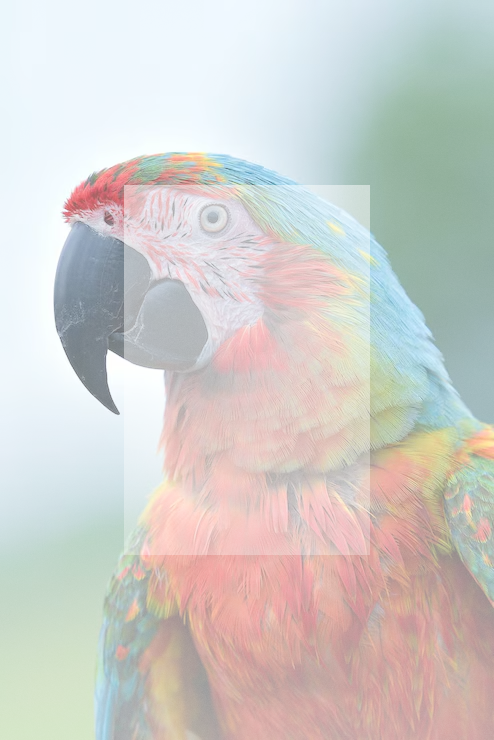
#> input picture backend/uploads/Tota_rgbd.png, 494 x 740 px
$ python -i forensic_analyzer.py   (imports and definitions only)
#> lines starting #> are read from the running program, lines starting #| are printed output that depends on the picture; after the words box and inside, x2 and y2 are one past the last pixel; in counts of white or black regions, pixels touching at a corner belong together
"""
Sherloq-Inspired Image Forensic Analyzer & RGB-D Verification Engine
Complete implementation of all Sherloq forensic inspection tools:
- General & Digest: File Info, Hashes (MD5, SHA1, SHA256, dHash), Hex Dump, Reverse Search
- Metadata & EXIF: Full EXIF tags, Header Structure, GPS Geolocation
- Inspection: Magnifier metrics, Color Channel Histograms
- Details & Filters: Luminance Gradient, Echo Edge Filter, Frequency Split (High/Low)
- Colors: Color Space Conversions (HSV, YCbCr, Lab, CMYK), PCA Color Projection, Pixel Stats
- Noise & Bit Planes: 8 Bit Planes (Bit 0 LSB to Bit 7 MSB), Noise Separation, Block Min/Max Deviation
- JPEG & Tampering: ELA Heatmap, JPEG Quality Estimation, Contrast Comb-Histogram
- RGB-D Gatekeeper: Depth map detection, depth statistics, Inferno heatmap validation
"""

import os
import io
import hashlib
import json
import base64
import numpy as np
from PIL import Image, ImageChops, ImageEnhance, ImageOps, ImageFilter


class ForensicAnalyzer:
    """Complete Sherloq forensic inspection and RGB-D depth validation engine."""

    def __init__(self, upload_folder=None):
        self.upload_folder = upload_folder

    def analyze(self, image_path, depth_image_path=None):
        """
        Runs complete Sherloq forensic analysis suite.
        Returns detailed report containing all analytical modules.
        """
#> called with image_path = '../uploads/Tota_rgbd.png'
        if not os.path.exists(image_path):
            return {'error': 'File not found'}

        img = Image.open(image_path)
#> img is the input picture: PIL image 494x740 RGBA; mean R, G, B, A 151.5, 138.2, 128.9, 120.9
        file_size = os.path.getsize(image_path)

        # 1. Tools & General
        metadata = self._extract_metadata(image_path, img, file_size)
        hashes = self._calculate_hashes(image_path, img)
        hex_dump = self._generate_hex_dump(image_path)

        # 2. Metadata & Geolocation
        exif_info = self._extract_exif_and_gps(img)

        # 3. Colors & Space Conversions
        color_analysis = self._analyze_color_channels(img)
        color_spaces = self._convert_color_spaces(img)
        pca_projection = self._compute_pca_projection(img)

        # 4. Detail & Spatial Filters
        detail_filters = self._compute_detail_filters(img)

        # 5. Noise & Bit Planes
        bit_planes = self._generate_bit_planes(img)
        noise_analysis = self._analyze_noise_and_quality(img)

        # 6. JPEG & Tampering
        ela_b64 = self._generate_ela(img)
        jpeg_info = self._analyze_jpeg_and_contrast(image_path, img)

        # 7. RGB-D Gatekeeper & Depth Inspection
        rgbd_gatekeeper = self._inspect_rgbd(img, image_path, depth_image_path)

        return {
            'status': 'success',
            'filename': os.path.basename(image_path),
            'metadata': metadata,
            'hashes': hashes,
            'hex_dump': hex_dump,
            'exif': exif_info,
            'color_analysis': color_analysis,
            'color_spaces': color_spaces,
            'pca_projection': pca_projection,
            'detail_filters': detail_filters,
            'bit_planes': bit_planes,
            'quality_analysis': noise_analysis,
            'ela_heatmap': ela_b64,
            'jpeg_info': jpeg_info,
            'rgbd_gatekeeper': rgbd_gatekeeper,
        }

    def _extract_metadata(self, path, img, size_bytes):
#> called with path = '../uploads/Tota_rgbd.png', size_bytes = 672742
        w, h = img.size
        mode = img.mode
        fmt = img.format or os.path.splitext(path)[1].replace('.', '').upper()
        num_channels = len(img.getbands()) if hasattr(img, 'getbands') else 3
#> num_channels = 4
#> in analyze, `metadata = self._extract_metadata(image_path, img, file_size)`: metadata = 10 items

        bit_depth = 8
        if mode in ('I;16', 'I;16B', 'I;16L', 'I', 'F'):
            bit_depth = 16 if '16' in mode else 32

        return {
            'format': fmt,
            'dimensions': f"{w} × {h} px",
            'width': w,
            'height': h,
            'megapixels': round((w * h) / 1e6, 2),
            'color_mode': mode,
            'channels': num_channels,
            'bit_depth': f"{bit_depth}-bit per channel",
            'file_size_bytes': size_bytes,
            'file_size_formatted': f"{round(size_bytes / 1024, 2)} KB" if size_bytes < 1048576 else f"{round(size_bytes / 1048576, 2)} MB",
        }

    def _calculate_hashes(self, path, img):
#> called with path = '../uploads/Tota_rgbd.png'
        md5_hash = hashlib.md5()
        sha1_hash = hashlib.sha1()
        sha256_hash = hashlib.sha256()

        with open(path, 'rb') as f:
            for chunk in iter(lambda: f.read(4096), b""):
                md5_hash.update(chunk)
                sha1_hash.update(chunk)
                sha256_hash.update(chunk)

        # Perceptual Difference Hash (dHash)
        dhash = self._compute_dhash(img)
#> dhash = 5190575017132591111
#> in analyze, `hashes = self._calculate_hashes(image_path, img)`: hashes = 4 items

        return {
            'md5': md5_hash.hexdigest(),
            'sha1': sha1_hash.hexdigest(),
            'sha256': sha256_hash.hexdigest(),
            'dhash': dhash,
        }

    def _compute_dhash(self, img, hash_size=8):
        try:
            resized = img.convert('L').resize((hash_size + 1, hash_size), Image.LANCZOS)
            arr = np.array(resized)
            diff = arr[:, 1:] > arr[:, :-1]
            return sum([2 ** i for (i, v) in enumerate(diff.flatten()) if v])
        except Exception:
            return 'N/A'

    def _generate_hex_dump(self, path, num_bytes=256):
#> called with path = '../uploads/Tota_rgbd.png', num_bytes = 256
        try:
            with open(path, 'rb') as f:
                raw_bytes = f.read(num_bytes)

            rows = []
            for i in range(0, len(raw_bytes), 16):
                chunk = raw_bytes[i:i + 16]
                hex_str = ' '.join(f'{b:02X}' for b in chunk)
                ascii_str = ''.join(chr(b) if 32 <= b <= 126 else '.' for b in chunk)
                rows.append({
                    'offset': f'{i:08X}',
                    'hex': hex_str.ljust(47),
                    'ascii': ascii_str,
                })

            magic = raw_bytes[:8].hex().upper()
            return {
                'magic_bytes': magic,
                'rows': rows,
            }
        except Exception:
            return {'magic_bytes': 'N/A', 'rows': []}

    def _extract_exif_and_gps(self, img):
        exif_data = {}
        gps_data = None
        try:
            raw_exif = img._getexif()
            if raw_exif:
                from PIL.ExifTags import TAGS, GPSTAGS
                for tag_id, val in raw_exif.items():
                    tag_name = TAGS.get(tag_id, tag_id)
                    if tag_name == 'GPSInfo':
                        gps_info = {}
                        for t in val:
                            sub_tag = GPSTAGS.get(t, t)
                            gps_info[sub_tag] = val[t]
                        gps_data = self._parse_gps_coords(gps_info)
                    elif isinstance(val, (str, int, float)):
                        exif_data[str(tag_name)] = str(val)
                    elif isinstance(val, bytes):
                        exif_data[str(tag_name)] = val.hex()[:32]
        except Exception:
            pass

        return {
            'has_exif': len(exif_data) > 0,
            'tags_count': len(exif_data),
            'data': exif_data if exif_data else {'Notice': 'No EXIF tags embedded in file'},
            'gps': gps_data,
        }

    # [26 lines left out: function _parse_gps_coords, not called in this run]

    def _analyze_color_channels(self, img):
        rgb_img = img.convert('RGB')
        arr = np.array(rgb_img)

        r, g, b = arr[:, :, 0], arr[:, :, 1], arr[:, :, 2]
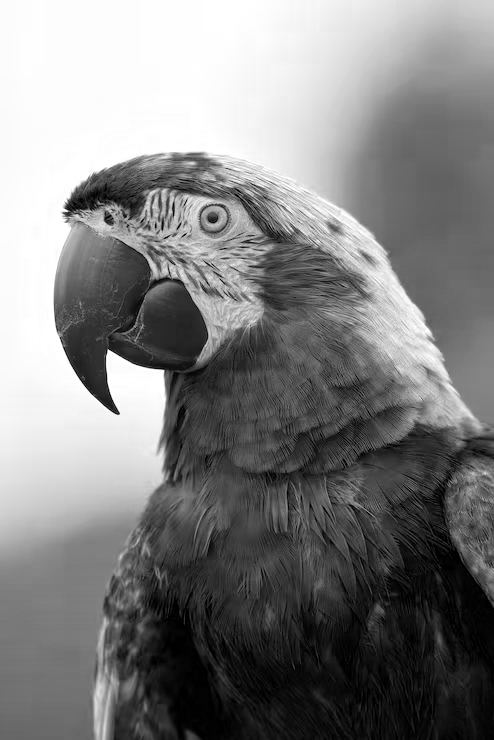
#> b: shape (740, 494); min 0, max 255, mean 128.9

        def stats(channel):
            return {
                'min': int(np.min(channel)),
                'max': int(np.max(channel)),
                'mean': round(float(np.mean(channel)), 2),
                'std': round(float(np.std(channel)), 2),
            }

        hist_r = np.histogram(r, bins=32, range=(0, 256))[0].tolist()
#> hist_r = 32 values, max 34674 at index 28, min 1039 at index 0, mean 11423.8
        hist_g = np.histogram(g, bins=32, range=(0, 256))[0].tolist()
#> hist_g = 32 values, max 46279 at index 30, min 4036 at index 0, mean 11423.8
        hist_b = np.histogram(b, bins=32, range=(0, 256))[0].tolist()
#> hist_b = 32 values, max 58950 at index 31, min 4410 at index 18, mean 11423.8

        hsv_arr = np.array(rgb_img.convert('HSV'))
        gray = np.dot(arr[..., :3], [0.2989, 0.5870, 0.1140])
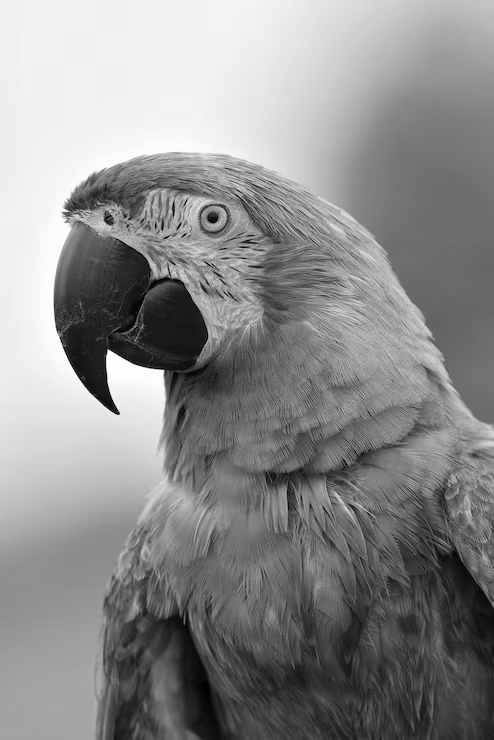
#> gray: shape (740, 494) float64; min 0.587, max 255, mean 141.1
#> in analyze, `color_analysis = self._analyze_color_channels(img)`: color_analysis = 4 items

        return {
            'channels': {
                'red': stats(r),
                'green': stats(g),
                'blue': stats(b),
            },
            'histograms': {
                'red': hist_r,
                'green': hist_g,
                'blue': hist_b,
            },
            'luminance': {
                'mean': round(float(np.mean(gray)), 2),
                'std': round(float(np.std(gray)), 2),
            },
            'hsv': {
                'hue_mean': round(float(np.mean(hsv_arr[:, :, 0])), 2),
                'saturation_mean': round(float(np.mean(hsv_arr[:, :, 1])), 2),
                'value_mean': round(float(np.mean(hsv_arr[:, :, 2])), 2),
            }
        }

    def _convert_color_spaces(self, img):
        """Converts RGB image to HSV, YCbCr, CIELAB, and Grayscale base64 visual maps."""
        try:
            rgb_img = img.convert('RGB')
            w, h = rgb_img.size
            # Resize for fast processing if large
            if w > 600:
                rgb_img = rgb_img.resize((600, int(h * (600 / w))), Image.LANCZOS)

            arr = np.array(rgb_img)

            # 1. HSV
            hsv = rgb_img.convert('HSV')
            # 2. YCbCr
            ycbcr = rgb_img.convert('YCbCr')
#> ycbcr: PIL image 494x740 YCbCr; mean of channels 0, 1, 2 140.6, 120.6, 135
            # 3. Grayscale
            gray = rgb_img.convert('L')
#> gray: PIL image 494x740 L
#> in analyze, `color_spaces = self._convert_color_spaces(img)`: color_spaces = 0 items

            def to_b64(pil_img):
                buf = io.BytesIO()
                pil_img.save(buf, format='PNG')
                buf.seek(0)
                return base64.b64encode(buf.getvalue()).decode('utf-8')

            return {
                'hsv': to_b64(hsv),
                'ycbcr': to_b64(ycbcr),
                'gray': to_b64(gray),
            }
        except Exception:
            return {}

    def _compute_pca_projection(self, img):
        """Computes Color PCA (Principal Component Analysis) on RGB pixels."""
        try:
            rgb_img = img.convert('RGB')
            w, h = rgb_img.size
            if w > 400:
                rgb_img = rgb_img.resize((400, int(h * (400 / w))), Image.LANCZOS)
#> rgb_img: PIL image 400x599 RGB

            arr = np.array(rgb_img, dtype=np.float32).reshape(-1, 3)
            mean = np.mean(arr, axis=0)
#> mean = [151.5, 138.2, 128.9]
            centered = arr - mean

            cov = np.cov(centered, rowvar=False)
#> cov = [[3693.2, 2712.7, 2901], [2712.7, 5697.1, 6093.4], [2901, 6093.4, 7143.3]]
            evals, evecs = np.linalg.eigh(cov)
#> evals = [279.3, 2179.4, 14074.9]; evecs = [[0.0476, -0.933, -0.357], [-0.757, 0.2, -0.622], [0.652, 0.3, -0.697]]

            # Sort descending
            idx = np.argsort(evals)[::-1]
#> idx = [2, 1, 0]
            evecs = evecs[:, idx]
#> evecs = [[-0.357, -0.933, 0.0476], [-0.622, 0.2, -0.757], [-0.697, 0.3, 0.652]]
            total_evals = float(np.sum(evals))
#> total_evals = 16533.6
            explained_var = evals[idx] / (total_evals + 1e-8) if total_evals > 0 else np.zeros_like(evals)
#> explained_var = [0.851, 0.132, 0.0169]


            # Project onto 1st principal component
            proj1 = np.dot(centered, evecs[:, 0]).reshape(rgb_img.height, rgb_img.width)
            proj1_norm = ((proj1 - np.min(proj1)) / (np.ptp(proj1) + 1e-5) * 255).astype(np.uint8)

            # False color heatmap
            r = proj1_norm
            g = (255 - proj1_norm)
#> g: shape (599, 400)
            b = np.clip(proj1_norm * 0.7, 0, 255).astype(np.uint8)
#> b: shape (599, 400)

            pca_rgb = np.stack([r, g, b], axis=-1)
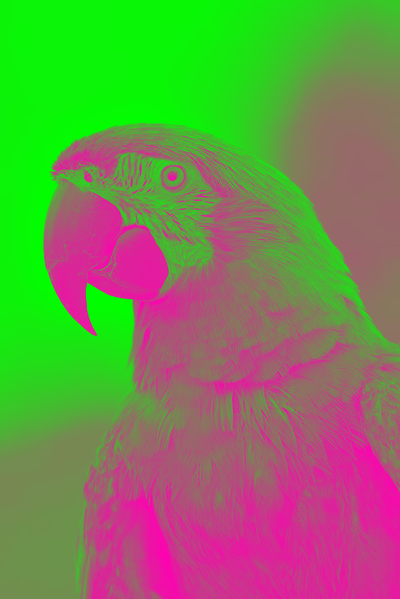
#> pca_rgb: shape (599, 400, 3); mean of channels 0, 1, 2 117.6, 137.4, 81.9; drawn as R, G, B
#> in analyze, `pca_projection = self._compute_pca_projection(img)`: pca_projection = 2 items
            pca_pil = Image.fromarray(pca_rgb)

            buf = io.BytesIO()
            pca_pil.save(buf, format='PNG')
            buf.seek(0)

            return {
                'pca_heatmap': base64.b64encode(buf.getvalue()).decode('utf-8'),
                'explained_variance_pct': [round(float(v) * 100, 2) for v in explained_var],
            }
        except Exception:
            return None

    def _compute_detail_filters(self, img):
        """Computes Luminance Gradient, Echo Edge Filter, and Frequency Split (High vs Low)."""
        try:
            gray = img.convert('L')
            w, h = gray.size
            if w > 600:
                gray = gray.resize((600, int(h * (600 / w))), Image.LANCZOS)

            arr = np.array(gray, dtype=np.float32)

            # 1. Echo Edge Filter (Sobel Derivative Filter)
            gx = np.gradient(arr, axis=1)
            gy = np.gradient(arr, axis=0)
            edge_mag = np.hypot(gx, gy)
            edge_norm = np.clip((edge_mag / (np.max(edge_mag) + 1e-5)) * 255 * 2.0, 0, 255).astype(np.uint8)
            edge_pil = Image.fromarray(edge_norm)

            # 2. Frequency Split (Low-Pass Gaussian Blur vs High-Pass Details)
            low_pass = gray.filter(ImageFilter.GaussianBlur(radius=5))
            low_arr = np.array(low_pass, dtype=np.float32)
            high_arr = np.clip((arr - low_arr) + 128, 0, 255).astype(np.uint8)
            high_pass = Image.fromarray(high_arr)

            # 3. Luminance Gradient Heatmap
            grad_h = np.abs(np.diff(arr, axis=1, prepend=0))
            grad_norm = np.clip((grad_h / (np.max(grad_h) + 1e-5)) * 255 * 3.0, 0, 255).astype(np.uint8)

            # Render Jet Heatmap for Luminance Gradient
            r_g = np.clip(grad_norm * 2, 0, 255).astype(np.uint8)
            g_g = np.clip(grad_norm * 1.2, 0, 255).astype(np.uint8)
            b_g = np.clip(255 - grad_norm, 0, 255).astype(np.uint8)
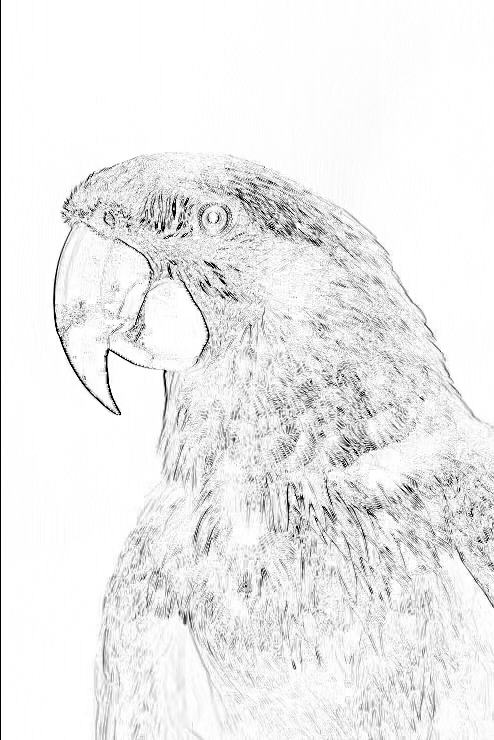
#> b_g: shape (740, 494); min 0, max 255, mean 237.2
            grad_rgb = np.stack([r_g, g_g, b_g], axis=-1)
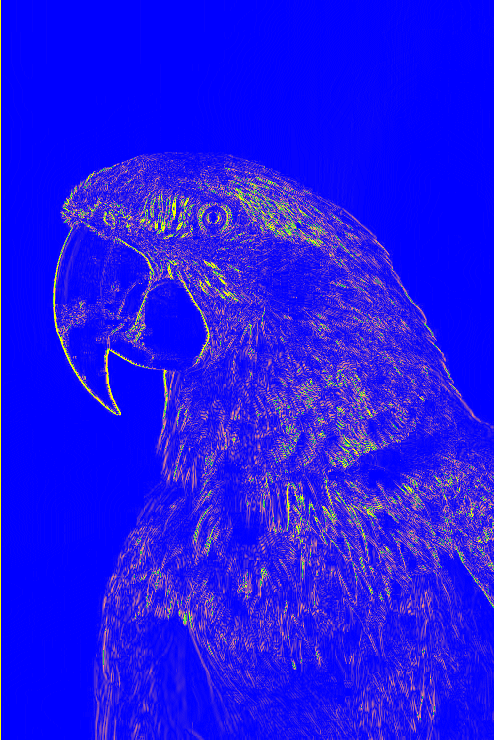
#> grad_rgb: shape (740, 494, 3); mean of channels 0, 1, 2 30.7, 20.9, 237.2; drawn as R, G, B
#> in analyze, `detail_filters = self._compute_detail_filters(img)`: detail_filters = 4 items
            grad_pil = Image.fromarray(grad_rgb)

            def to_b64(pil_img):
                buf = io.BytesIO()
                pil_img.save(buf, format='PNG')
                buf.seek(0)
                return base64.b64encode(buf.getvalue()).decode('utf-8')

            return {
                'echo_edges': to_b64(edge_pil),
                'high_frequency': to_b64(high_pass),
                'low_frequency': to_b64(low_pass),
                'luminance_gradient': to_b64(grad_pil),
            }
        except Exception:
            return {}

    def _generate_bit_planes(self, img):
        """Extracts 8 bit planes (Bit 0 LSB to Bit 7 MSB) of image luminance."""
        try:
            gray = img.convert('L')
            w, h = gray.size
            if w > 400:
                gray = gray.resize((400, int(h * (400 / w))), Image.LANCZOS)
#> gray: PIL image 400x599 L

            arr = np.array(gray, dtype=np.uint8)

            planes = {}
            for bit in range(8):
                # Extract specific bit plane
                bit_mask = ((arr >> bit) & 1) * 255
                plane_img = Image.fromarray(bit_mask.astype(np.uint8))

                buf = io.BytesIO()
                plane_img.save(buf, format='PNG')
                buf.seek(0)
                planes[f'bit_{bit}'] = base64.b64encode(buf.getvalue()).decode('utf-8')
#> this loop made 8 passes
#> pass 1, in _generate_bit_planes, `bit_mask = ((arr >> bit) & 1) * 255`:
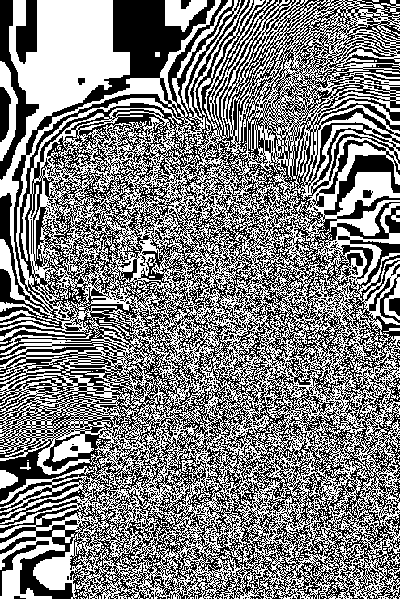
#> bit_mask: shape (599, 400); 50.9% white; black in thin lines or dots
#> pass 3, in _generate_bit_planes, `bit_mask = ((arr >> bit) & 1) * 255`:
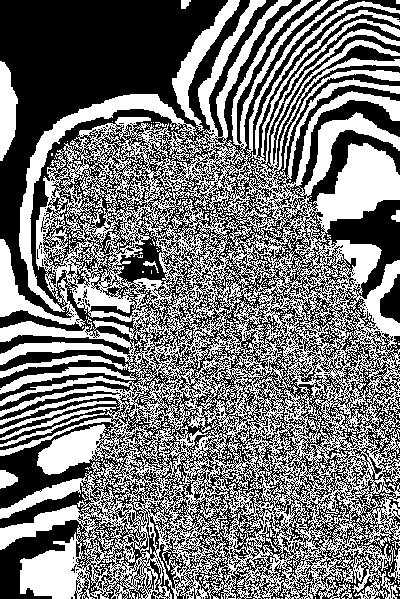
#> bit_mask: shape (599, 400); 46.9% white; 448 white regions (435 under 20 px), largest, box (x1, y1, x2, y2) and area: (0, 0, 400, 599) 107121, (172, 0, 240, 132) 1853, (0, 61, 18, 161) 1233
#> after the loop, planes = 8 items
#> (the rest of the program and of its run is left out)
